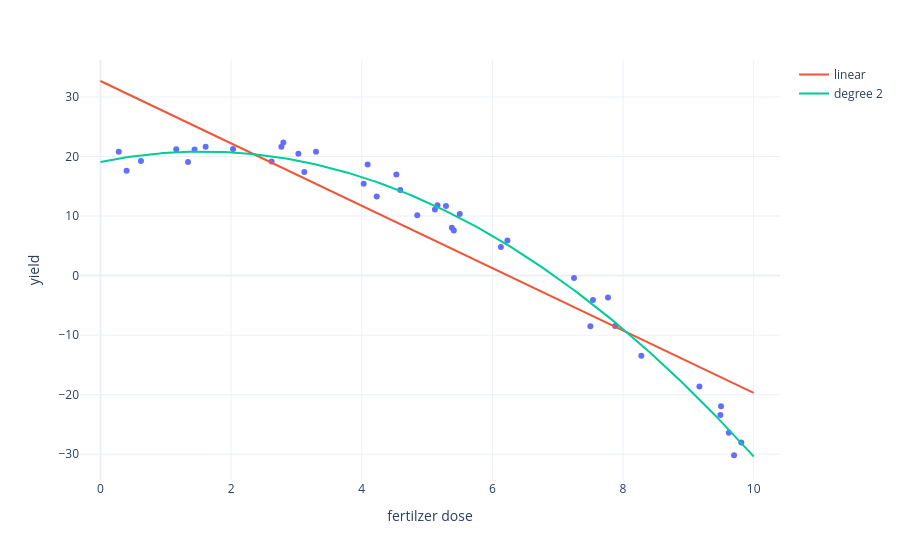

Notebook code cell kept with this figure:
### Code cell
xx = np.linspace(0, 10, 200).reshape(-1, 1)
fig = px.scatter(x=dose, y=yld,
                 labels={"x": "fertilzer dose", "y": "yield"})
fig.add_scatter(x=xx.ravel(), y=lin.predict(xx),
                mode="lines", name="linear")
fig.add_scatter(x=xx.ravel(),
                y=q.predict(pf.transform(xx)),
                mode="lines", name="degree 2")
fig.update_layout(template="plotly_white")
fig.show()

### Figure 1 — Plotly figure (JSON) as saved in the notebook; plotly's stock layout.template omitted (floating-point values rounded to 4 significant figures; data arrays with more than 128 entries replaced by an {"elided": "..."} marker saying what was removed)
{"data": [{"hovertemplate": "fertilzer dose=%{x}<br>yield=%{y}<extra></extra>", "legendgroup": "", "marker": {"color": "#636efa", "symbol": "circle"}, "mode": "markers", "name": "", "orientation": "v", "showlegend": false, "type": "scatter", "x": [0.28, 0.4, 0.62, 1.16, 1.34, 1.44, 1.61, 2.03, 2.62, 2.77, 2.8, 3.03, 3.12, 3.3, 4.03, 4.09, 4.23, 4.53, 4.59, 4.85, 5.12, 5.16, 5.29, 5.38, 5.41, 5.5, 6.13, 6.23, 7.25, 7.5, 7.54, 7.77, 7.88, 8.28, 9.17, 9.49, 9.5, 9.62, 9.7, 9.81], "xaxis": "x", "y": [20.78, 17.62, 19.26, 21.2, 19.06, 21.18, 21.64, 21.26, 19.17, 21.65, 22.34, 20.44, 17.38, 20.81, 15.44, 18.67, 13.26, 16.98, 14.38, 10.11, 11.11, 11.82, 11.67, 8.04, 7.56, 10.32, 4.79, 5.88, -0.39, -8.5, -4.08, -3.66, -8.45, -13.46, -18.64, -23.43, -21.94, -26.4, -30.17, -28.02], "yaxis": "y"}, {"mode": "lines", "name": "linear", "type": "scatter", "x": {"elided": "200 float values"}, "y": {"elided": "200 float values"}}, {"mode": "lines", "name": "degree 2", "type": "scatter", "x": {"elided": "200 float values"}, "y": {"elided": "200 float values"}}], "layout": {"legend": {"tracegroupgap": 0}, "margin": {"t": 60}, "xaxis": {"anchor": "y", "domain": [0, 1], "title": {"text": "fertilzer dose"}}, "yaxis": {"anchor": "x", "domain": [0, 1], "title": {"text": "yield"}}}}
